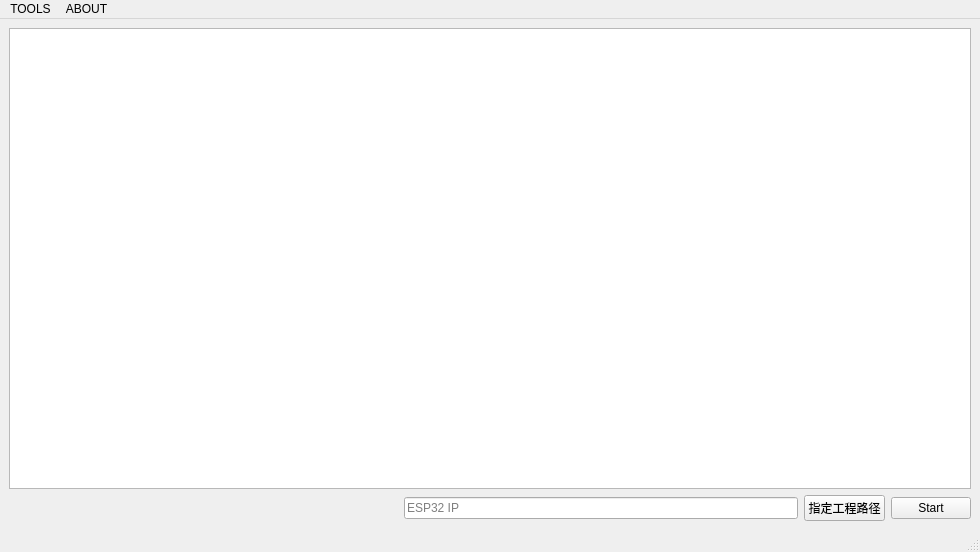
<?xml version="1.0" encoding="UTF-8"?>
<ui version="4.0">
 <class>MainWindow</class>
 <widget class="QMainWindow" name="MainWindow">
  <property name="geometry">
   <rect>
    <x>0</x>
    <y>0</y>
    <width>980</width>
    <height>552</height>
   </rect>
  </property>
  <property name="windowTitle">
   <string>EasyEsp</string>
  </property>
  <widget class="QWidget" name="centralwidget">
   <layout class="QVBoxLayout" name="verticalLayout">
    <item>
     <widget class="QTextBrowser" name="text_browser"/>
    </item>
    <item>
     <layout class="QHBoxLayout" name="horizontalLayout_2">
      <item>
       <spacer name="horizontalSpacer">
        <property name="orientation">
         <enum>Qt::Horizontal</enum>
        </property>
        <property name="sizeHint" stdset="0">
         <size>
          <width>40</width>
          <height>20</height>
         </size>
        </property>
       </spacer>
      </item>
      <item>
       <widget class="QLineEdit" name="line_edit_ip">
        <property name="placeholderText">
         <string>ESP32 IP</string>
        </property>
       </widget>
      </item>
      <item>
       <widget class="QPushButton" name="button_path">
        <property name="text">
         <string>指定工程路径</string>
        </property>
       </widget>
      </item>
      <item>
       <widget class="QPushButton" name="button_start">
        <property name="text">
         <string>Start</string>
        </property>
       </widget>
      </item>
     </layout>
    </item>
   </layout>
  </widget>
  <widget class="QMenuBar" name="menubar">
   <property name="geometry">
    <rect>
     <x>0</x>
     <y>0</y>
     <width>980</width>
     <height>29</height>
    </rect>
   </property>
   <widget class="QMenu" name="menuDEPLOY">
    <property name="title">
     <string>TOOLS</string>
    </property>
    <addaction name="action_init_hotload"/>
    <addaction name="action_clean_up"/>
   </widget>
   <widget class="QMenu" name="menuABOUT">
    <property name="title">
     <string>ABOUT</string>
    </property>
    <addaction name="action_about_1zlab"/>
   </widget>
   <addaction name="menuDEPLOY"/>
   <addaction name="menuABOUT"/>
  </widget>
  <widget class="QStatusBar" name="statusbar"/>
  <action name="action_init_hotload">
   <property name="text">
    <string>deploy hotload to esp32</string>
   </property>
  </action>
  <action name="action_about_1zlab">
   <property name="text">
    <string>1ZLAB</string>
   </property>
  </action>
  <action name="action_clean_up">
   <property name="text">
    <string>clean up esp32</string>
   </property>
  </action>
  <action name="actionWIFI">
   <property name="text">
    <string>WIFI</string>
   </property>
  </action>
  <action name="actionSerial_Port">
   <property name="text">
    <string>Serial Port</string>
   </property>
  </action>
 </widget>
 <resources/>
 <connections/>
</ui>
